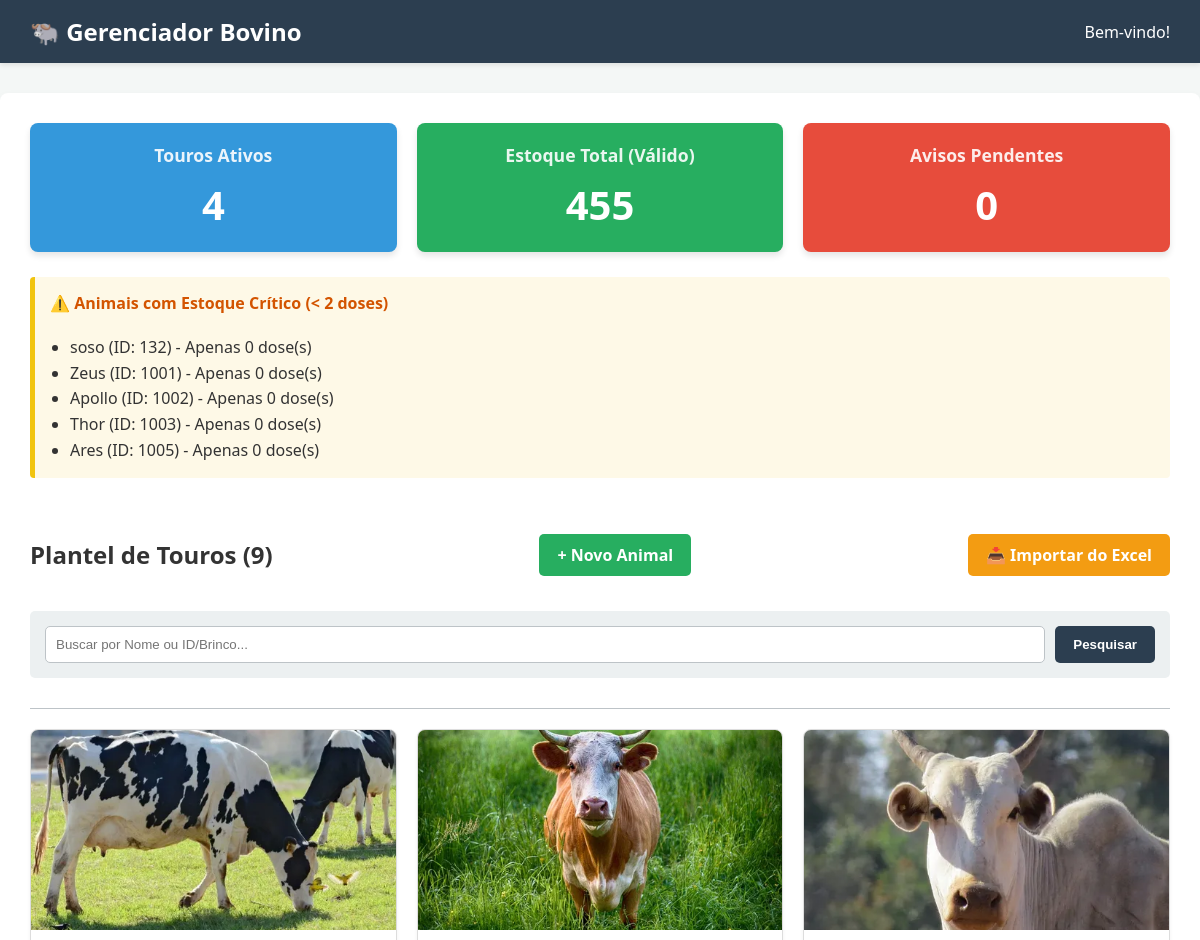
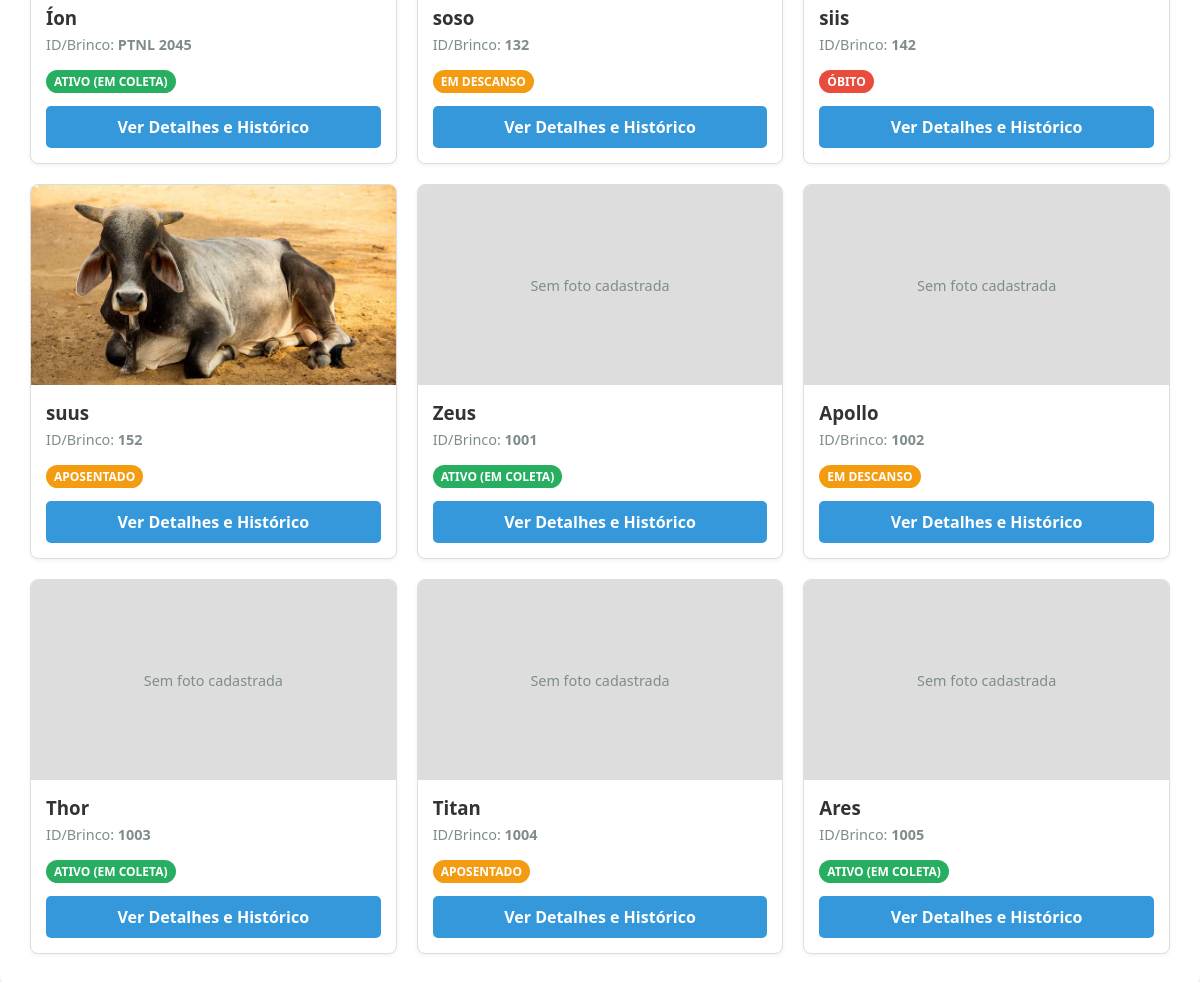
The page / on the database its author committed (2 pictures, top to bottom).
### veterinaria/models.py (models this page shows, shortened)
class Boi(models.Model):
    STATUS_CHOICES = [
        ('ativo', 'Ativo (Em Coleta)'),
        ('descanso', 'Em Descanso'),
        ('aposentado', 'Aposentado'),
        ('obito', 'Óbito'),
    ]
    nome = models.CharField(max_length=100, verbose_name="Nome do Boi")
    brinco_id = models.CharField(max_length=50, unique=True, verbose_name="ID/Brinco")
    raca = models.CharField(max_length=50, blank=True, null=True, verbose_name="Raça")
    data_nascimento = models.DateField(blank=True, null=True, verbose_name="Data de Nascimento")
    registro_genealogico = models.CharField(max_length=50, blank=True, null=True, verbose_name="Registro (Pedigree)")
    circunferencia_escrotal = models.FloatField(blank=True, null=True, verbose_name="Circunferência Escrotal (cm)")
    peso = models.FloatField(blank=True, null=True, verbose_name="Peso Atual (kg)")
    data_exame_andrologico = models.DateField(blank=True, null=True, verbose_name="Último Exame Andrológico")
    status = models.CharField(max_length=20, choices=STATUS_CHOICES, default='ativo', verbose_name="Status")
    localizacao = models.CharField(max_length=100, blank=True, null=True, verbose_name="Localização/Lote")
    descricao = models.TextField(blank=True, null=True, verbose_name="Descrição")
    data_cadastro = models.DateTimeField(auto_now_add=True)

class FotoBoi(models.Model):
    boi = models.ForeignKey(Boi, related_name='fotos', on_delete=models.CASCADE)
    imagem = models.ImageField(upload_to='fotos_bois/')

### veterinaria/views.py (the view)
# urls.py: path('', views.lista_bois, name='lista_bois'),
def lista_bois(request):
    search_query = request.GET.get('q')
    bois = Boi.objects.all()
    if search_query:
        bois = bois.filter(
            models.Q(nome__icontains=search_query) |
            models.Q(brinco_id__icontains=search_query)
        )
    hoje = date.today()
    trinta_dias = hoje + timedelta(days=30) # Calcula a data de daqui a 30 dias
    total_bois_ativos = bois.filter(status='ativo').count()
    estoque_total_valido = 0
    alertas_estoque = []
    doses_vencendo = []
    for boi in bois:
        if boi.status not in ['obito', 'aposentado']:
            estoque_boi = 0
            for coleta in boi.coletas.all():
                if coleta.data_validade and coleta.data_validade < hoje:
                    continue
                estoque_boi += coleta.quantidade_doses
                estoque_total_valido += coleta.quantidade_doses
                if coleta.quantidade_doses > 0 and coleta.data_validade and hoje <= coleta.data_validade <= trinta_dias:
                    doses_vencendo.append({
                        'boi': boi.nome,
                        'doses': coleta.quantidade_doses,
                        'vencimento': coleta.data_validade
                    })
            if estoque_boi < 2:
                alertas_estoque.append(f"{boi.nome} (ID: {boi.brinco_id}) - Apenas {estoque_boi} dose(s)")
    return render(request, 'veterinaria/lista_bois.html', {
        'bois': bois,
        'search_query': search_query,
        'total_bois_ativos': total_bois_ativos,
        'estoque_total_valido': estoque_total_valido,
        'alertas_estoque': alertas_estoque,
        'doses_vencendo': doses_vencendo
    })

### veterinaria/templates/veterinaria/lista_bois.html (shortened to what this page needs)
{% extends 'veterinaria/base.html' %}
{% block content %}
    <div style="display: grid; grid-template-columns: repeat(auto-fit, minmax(200px, 1fr)); gap: 20px; margin-bottom: 25px;">
        <div style="background-color: #3498db; color: white; padding: 20px; border-radius: 8px; text-align: center; box-shadow: 0 4px 6px rgba(0,0,0,0.1);">
            <h3 style="margin: 0; font-size: 1.1em; opacity: 0.9;">Touros Ativos</h3>
            <p style="margin: 10px 0 0 0; font-size: 2.5em; font-weight: bold;">{{ total_bois_ativos }}</p>
        </div>
        <div style="background-color: #27ae60; color: white; padding: 20px; border-radius: 8px; text-align: center; box-shadow: 0 4px 6px rgba(0,0,0,0.1);">
            <h3 style="margin: 0; font-size: 1.1em; opacity: 0.9;">Estoque Total (Válido)</h3>
            <p style="margin: 10px 0 0 0; font-size: 2.5em; font-weight: bold;">{{ estoque_total_valido }}</p>
        </div>
        <div style="background-color: {% if alertas_estoque or doses_vencendo %}#e74c3c{% else %}#95a5a6{% endif %}; color: white; padding: 20px; border-radius: 8px; text-align: center; box-shadow: 0 4px 6px rgba(0,0,0,0.1);">
            <h3 style="margin: 0; font-size: 1.1em; opacity: 0.9;">Avisos Pendentes</h3>
            <p style="margin: 10px 0 0 0; font-size: 2.5em; font-weight: bold;">{{ alertas_estoque|length|add:doses_vencendo|length }}</p>
        </div>
    </div>
    {% if alertas_estoque or doses_vencendo %}
    <div style="display: grid; grid-template-columns: repeat(auto-fit, minmax(300px, 1fr)); gap: 20px; margin-bottom: 40px;">
        {% if alertas_estoque %}
        <div style="background-color: #fef9e7; border-left: 5px solid #f1c40f; padding: 15px; border-radius: 4px;">
            <h4 style="margin-top: 0; color: #d35400;">⚠️ Animais com Estoque Crítico (< 2 doses)</h4>
            <ul style="margin: 0; padding-left: 20px; color: #333; line-height: 1.6;">
                {% for alerta in alertas_estoque %}
                    <li>{{ alerta }}</li>
                {% endfor %}
            </ul>
        </div>
        {% endif %}
    </div>
    {% endif %}
    <div style="display: flex; justify-content: space-between; align-items: center; margin-bottom: 20px;">
        <h2>Plantel de Touros ({{ bois.count }})</h2>
        <a href="{% url 'criar_boi' %}" class="btn">+ Novo Animal</a>
        <a href="{% url 'importar_bois' %}" class="btn" style="background-color: #f39c12; margin-left: 10px;">📥 Importar do Excel</a>
    </div>
    <form method="GET" action="{% url 'lista_bois' %}" style="display: flex; gap: 10px; background-color: #ecf0f1; padding: 15px; border-radius: 5px; margin-bottom: 30px;">
        <input type="text" name="q" placeholder="Buscar por Nome ou ID/Brinco..." value="{{ search_query|default:'' }}" style="flex-grow: 1; margin: 0;">
        <button type="submit" class="btn" style="margin: 0; background-color: #2c3e50;">Pesquisar</button>
    </form>
    <hr>
    <div style="display: grid; grid-template-columns: repeat(auto-fill, minmax(280px, 1fr)); gap: 20px;">
        {% for boi in bois %}
            <div style="border: 1px solid #ddd; border-radius: 8px; overflow: hidden; background: white; box-shadow: 0 2px 4px rgba(0,0,0,0.05);">
                {% if boi.fotos.first %}
                    <img src="{{ boi.fotos.first.imagem.url }}" alt="{{ boi.nome }}" style="width: 100%; height: 200px; object-fit: cover; display: block;">
                {% else %}
                    <div style="width: 100%; height: 200px; background-color: #ddd; display: flex; align-items: center; justify-content: center; color: #7f8c8d; font-size: 0.9em;">
                        Sem foto cadastrada
                    </div>
                {% endif %}
                <div style="padding: 15px;">
                    <h3 style="margin: 0 0 5px 0;">{{ boi.nome }}</h3>
                    <p style="margin: 0 0 15px 0; color: #7f8c8d; font-size: 0.9em;">ID/Brinco: <strong>{{ boi.brinco_id }}</strong></p>
                    <p style="margin: 0 0 15px 0;">
                        <span style="background-color: {% if boi.status == 'ativo' %}#27ae60{% elif boi.status == 'obito' %}#e74c3c{% else %}#f39c12{% endif %}; color: white; padding: 3px 8px; border-radius: 12px; font-size: 0.75em; text-transform: uppercase; font-weight: bold;">
                            {{ boi.get_status_display }}
                        </span>
                    </p>
                    <a href="{% url 'detalhes_boi' boi.pk %}" class="btn" style="width: 100%; text-align: center; box-sizing: border-box; background-color: #3498db;">Ver Detalhes e Histórico</a>
                </div>
            </div>
        {% endfor %}
    </div>
{% endblock %}

### veterinaria/templates/veterinaria/base.html (shortened to what this page needs)
<!DOCTYPE html>
<html lang="pt-br">
<head>
</head>
<body>
    <header>
        <h1>🐃 Gerenciador Bovino</h1>
        <div>
            <span>Bem-vindo!</span>
        </div>
    </header>
    <div class="container">
        {% block content %}
        {% endblock %}
    </div>
</body>
</html>

### veterinaria/templates/veterinaria/base.html (style rules this page uses)
:root { --primary-color: #2c3e50; --accent-color: #27ae60; --accent-hover: #2ecc71; --warning-color: #f39c12; --danger-color: #e74c3c; --light-bg: #ecf0f1; --text-dark: #333; --border-color: #bdc3c7; }
body { font-family: 'Segoe UI', Tahoma, Geneva, Verdana, sans-serif; background-color: #f4f7f6; margin: 0; color: var(--text-dark); }
header { background-color: var(--primary-color); color: white; padding: 15px 30px; display: flex; justify-content: space-between; align-items: center; box-shadow: 0 2px 5px rgba(0,0,0,0.1); }
header h1 { margin: 0; font-size: 1.5em; }
.container { width: 95%; max-width: 1200px; margin: 30px auto; background: white; padding: 30px; border-radius: 8px; box-shadow: 0 4px 10px rgba(0,0,0,0.05); }
.btn { background-color: var(--accent-color); color: white; padding: 10px 18px; text-decoration: none; border-radius: 5px; border: none; cursor: pointer; font-weight: bold; display: inline-block; transition: background 0.2s; }
hr { border: 0; border-top: 1px solid var(--border-color); margin: 20px 0; }
input, select, textarea { width: 100%; padding: 10px; border: 1px solid var(--border-color); border-radius: 5px; box-sizing: border-box; margin-top: 5px; margin-bottom: 15px; }

### rows shown on the page
Boi: fotos.first.imagem (picture), nome "Íon", brinco_id "PTNL 2045", status "ATIVO (EM COLETA)"
Boi: fotos.first.imagem (picture), nome "soso", brinco_id "132", status "EM DESCANSO"
Boi: fotos.first.imagem (picture), nome "siis", brinco_id "142", status "ÓBITO"
Boi: fotos.first.imagem (picture), nome "suus", brinco_id "152", status "APOSENTADO"
Boi: shows "Sem foto cadastrada", nome "Zeus", brinco_id "1001", status "ATIVO (EM COLETA)"
Boi: shows "Sem foto cadastrada", nome "Apollo", brinco_id "1002", status "EM DESCANSO"
Boi: shows "Sem foto cadastrada", nome "Thor", brinco_id "1003", status "ATIVO (EM COLETA)"
Boi: shows "Sem foto cadastrada", nome "Titan", brinco_id "1004", status "APOSENTADO"
Boi: shows "Sem foto cadastrada", nome "Ares", brinco_id "1005", status "ATIVO (EM COLETA)"

### other values the page prints
{{ total_bois_ativos }} "4"
{{ estoque_total_valido }} "455"
{{ alertas_estoque|length|add:doses_vencendo|length }} "0"
{{ alerta }} "soso (ID: 132) - Apenas 0 dose(s)" "Zeus (ID: 1001) - Apenas 0 dose(s)" "Apollo (ID: 1002) - Apenas 0 dose(s)" "Thor (ID: 1003) - Apenas 0 dose(s)" "Ares (ID: 1005) - Apenas 0 dose(s)"
{{ bois.count }} "9"
